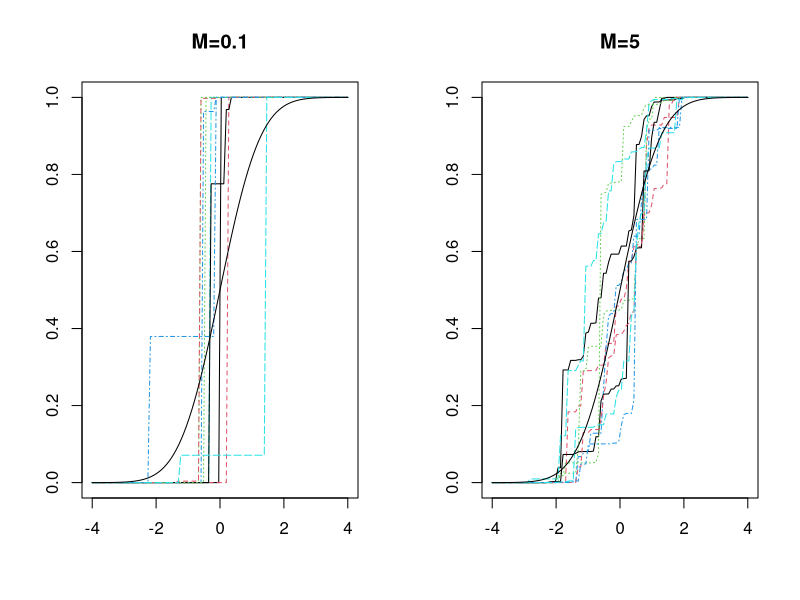
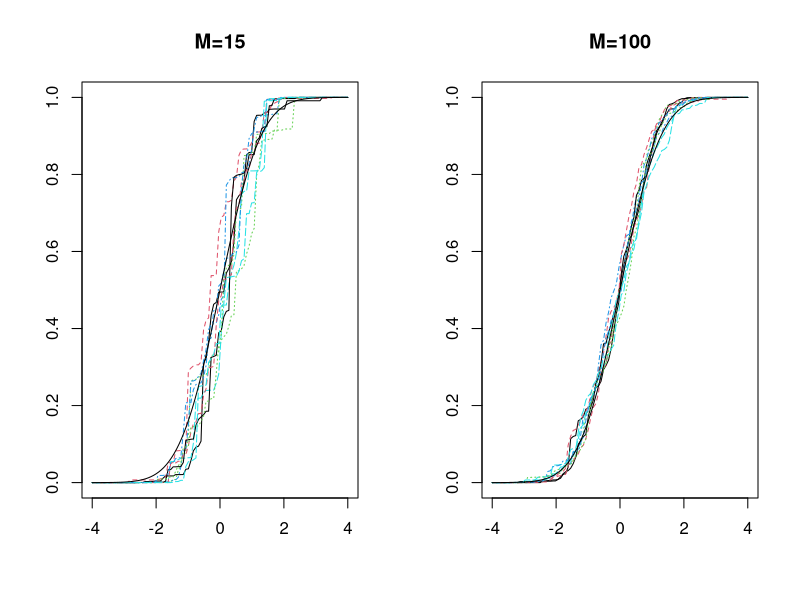
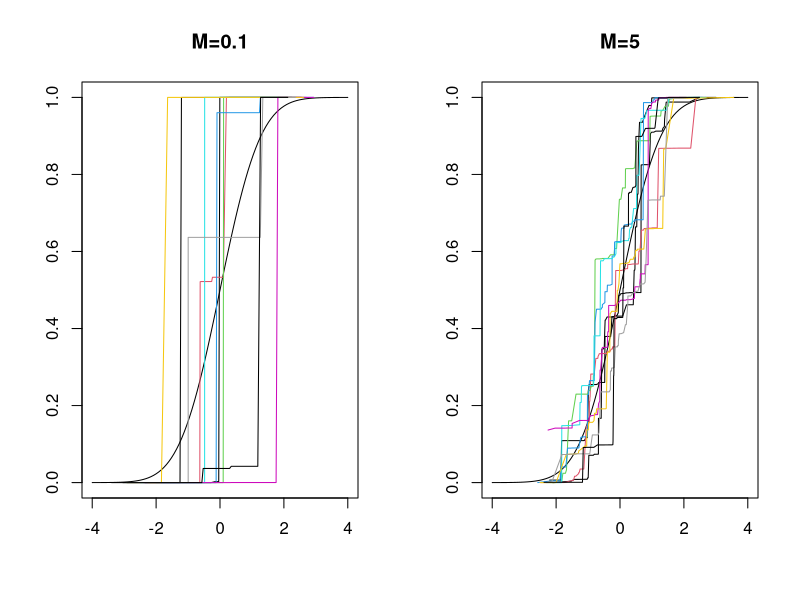
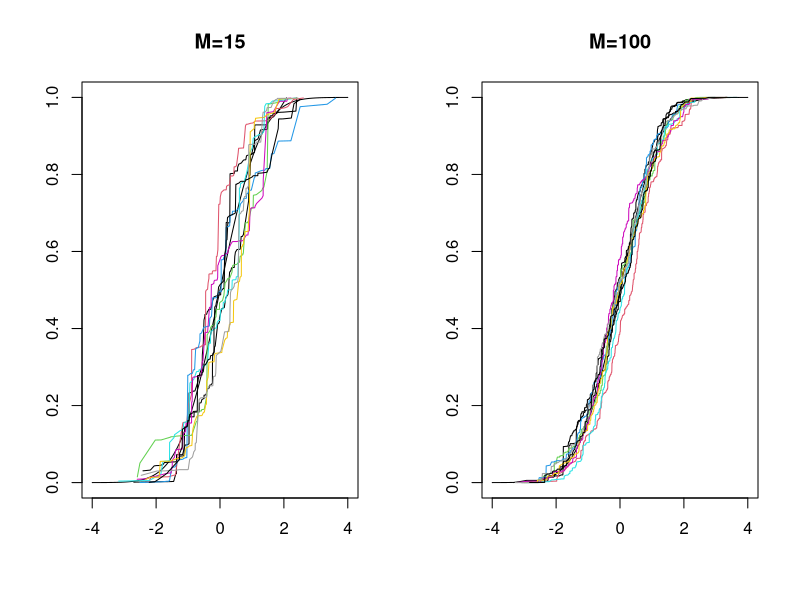
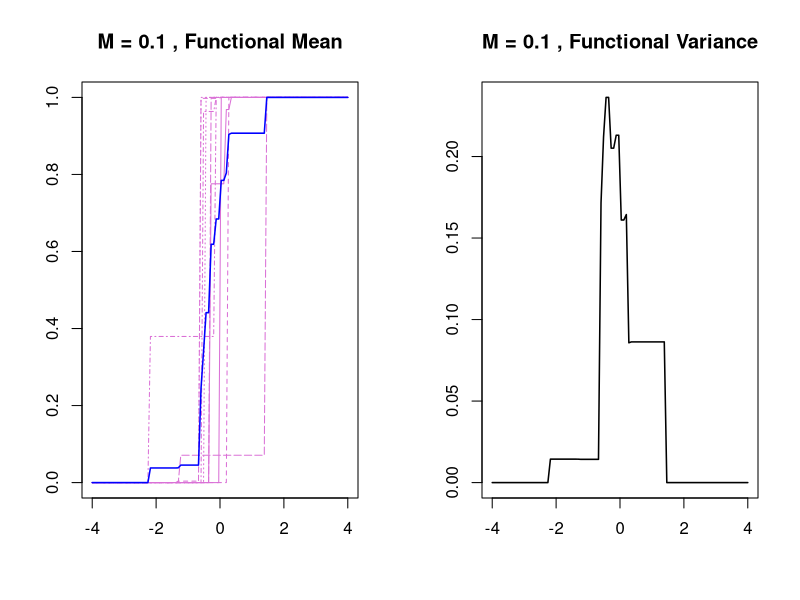
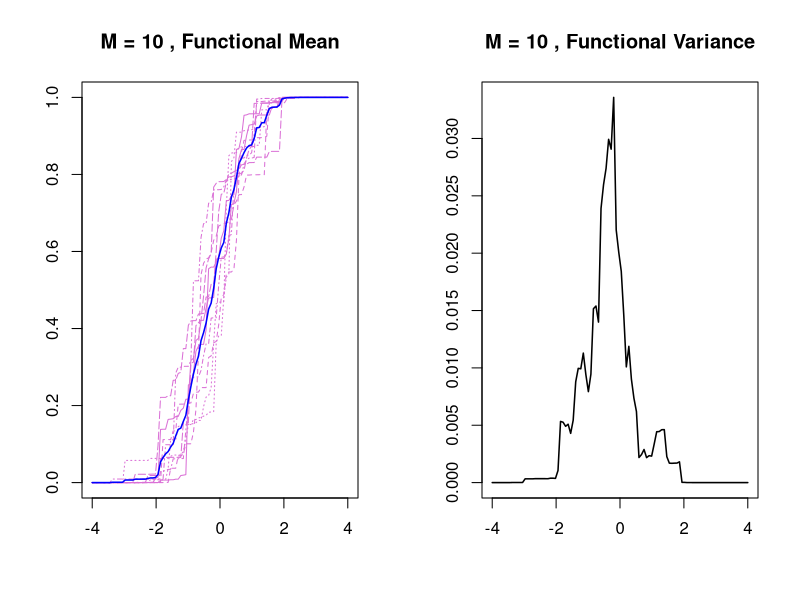
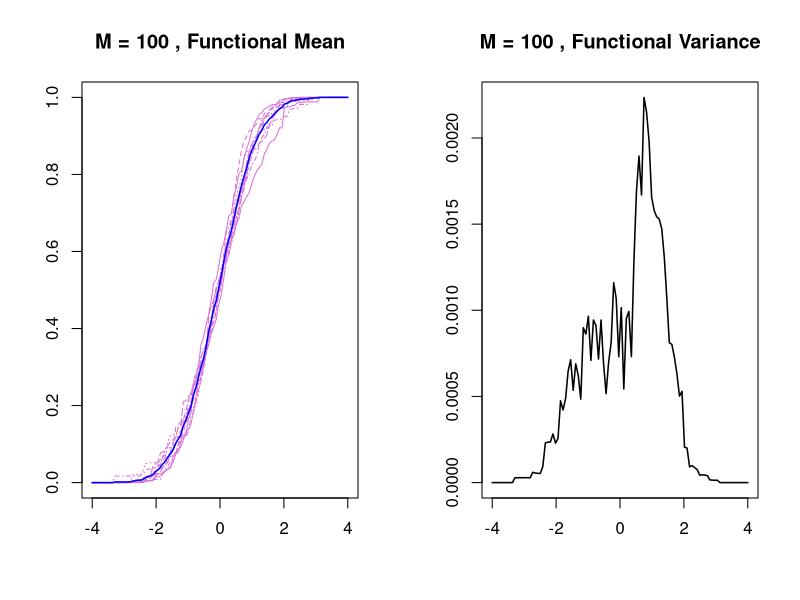
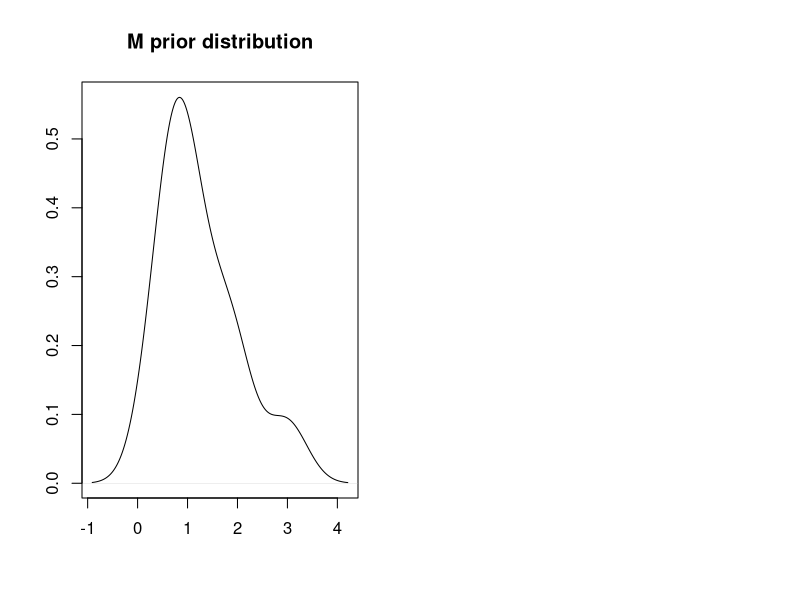

R code for these plots, in order:
## ---- chunk 1
knitr::opts_chunk$set(echo = TRUE)
require(MCMCpack)
## ---- chunk 2
sample.dir.prior <- function(samples=5, nn=50, M=5, m=0, s=1) {
  
  ### Interval Bound
  bound = max(m-4*s, m+4*s)
  ### Discretization of the space
  x = seq(-bound, bound, length=nn+1)
  
  ### probability measure for each interval     
  y = c()
  y[1] = pnorm(x[1], m, s)
  for(i in 2:(nn+1)) {
    y[i] = pnorm(x[i], m, s)-pnorm(x[i-1], m, s)
  }
  y = c(y, 1-pnorm(x[nn+1], m, s))
  
  ### creating the non-negative measures
  param = M*y
  
  ### sampling from the dirichlet distribution
  sdir = rdirichlet(samples, param) 
  ### Generating the CDF
  draw = apply(t(sdir), 2, cumsum)
  return(list(draw, bound))
}
## ---- chunk 3
set.seed(123)
samples = 10
nn = 100

par(mfrow=c(1,2))
draws = sample.dir.prior(samples = samples, nn=nn, M=0.1, m=0, s=1)
results = matrix(unlist(draws[1]), ncol = samples)
xx =  seq(-draws[[2]],draws[[2]], length=nn+2)
matplot(xx, results, col=1:5, type="l", ylim=c(0,1), xlab="", ylab="")
curve(pnorm(x), add=T)
title("M=0.1")

draws = sample.dir.prior(samples = samples, nn=nn, M=5, m=0, s=1)
results = matrix(unlist(draws[1]), ncol = samples)
xx =  seq(-draws[[2]],draws[[2]], length=nn+2)
matplot(xx, results, col=1:5, type="l", ylim=c(0,1), xlab="", ylab="")
curve(pnorm(x), add=T)
title("M=5")

par(mfrow=c(1,2))
draws = sample.dir.prior(samples = samples, nn=nn, M=15, m=0, s=1)
results = matrix(unlist(draws[1]), ncol = samples)
xx =  seq(-draws[[2]],draws[[2]], length=nn+2)
matplot(xx, results, col=1:5, type="l", ylim=c(0,1), xlab="", ylab="")
curve(pnorm(x), add=T)
title("M=15")

draws = sample.dir.prior(samples = samples, nn=nn, M=100, m=0, s=1)
results = matrix(unlist(draws[1]), ncol = samples)
xx =  seq(-draws[[2]],draws[[2]], length=nn+2)
matplot(xx, results, col=1:5, type="l", ylim=c(0,1), xlab="", ylab="")
curve(pnorm(x), add=T)
title("M=100")
## ---- chunk 4
sim.dirichlet.process <- function(nn=1000, M = 1) {
  theta_vec <- rnorm(nn, 0, 1)
  
  ### Generating weights
  z <- rbeta(nn, 1, M)
  log_z  <- log(z)
  S_log <- c(0 , cumsum(log((1 - z)))[-nn])
  log_w <- log_z + S_log
  w <- exp(log_w)
  return(list(theta_vec = theta_vec, w = w))
}
## ---- chunk 5
par(mfrow=c(1,2))
set.seed(1234)
results <- sim.dirichlet.process(nn = 100, M = 0.1)
plot(results$theta_vec[order(results$theta_vec)],
     cumsum(results$w[order(results$theta_vec)]), type="l", xlab="", ylab="",
     ylim=c(0,1), xlim=c(-4,4))
curve(pnorm(x), add=T)
title("M=0.1")
for (i in 1:9) {
  results <- sim.dirichlet.process(nn = 100, M = 0.1)
  lines(results$theta_vec[order(results$theta_vec)],
     cumsum(results$w[order(results$theta_vec)]), type="l", col=i)
}

results <- sim.dirichlet.process(nn = 100, M = 5)
plot(results$theta_vec[order(results$theta_vec)],
     cumsum(results$w[order(results$theta_vec)]), type="l", xlab="", ylab="",
     ylim=c(0,1), xlim=c(-4,4))
curve(pnorm(x), add=T)
title("M=5")
for (i in 1:9) {
  results <- sim.dirichlet.process(nn = 100, M = 5)
  lines(results$theta_vec[order(results$theta_vec)],
     cumsum(results$w[order(results$theta_vec)]), type="l", col=i)
}

par(mfrow=c(1,2))
results <- sim.dirichlet.process(nn = 100, M = 15)
plot(results$theta_vec[order(results$theta_vec)],
     cumsum(results$w[order(results$theta_vec)]), type="l", xlab="", ylab="",
     ylim=c(0,1), xlim=c(-4,4))
curve(pnorm(x), add=T)
title("M=15")
for (i in 1:9) {
  results <- sim.dirichlet.process(nn = 100, M = 15)
  lines(results$theta_vec[order(results$theta_vec)],
     cumsum(results$w[order(results$theta_vec)]), type="l", col=i)
}

results <- sim.dirichlet.process(nn = 1000, M = 100)
plot(results$theta_vec[order(results$theta_vec)],
     cumsum(results$w[order(results$theta_vec)]), type="l", xlab="", ylab="",
     ylim=c(0,1), xlim=c(-4,4))
curve(pnorm(x), add=T)
title("M=100")
for (i in 1:9) {
  results <- sim.dirichlet.process(nn = 1000, M = 100)
  lines(results$theta_vec[order(results$theta_vec)],
     cumsum(results$w[order(results$theta_vec)]), type="l", col=i)
}
## ---- chunk 6
set.seed(123)
samples = 10
nn = 100

par(mfrow=c(1,2))
draws = sample.dir.prior(samples = samples, nn=nn, M=0.1, m=0, s=1)
results = matrix(unlist(draws[1]), ncol = samples)
xx =  seq(-draws[[2]],draws[[2]], length=nn+2)
matplot(xx, results, col="orchid", type="l", ylim=c(0,1), xlab="", ylab="")
mean.fun = apply(results, 1, mean)
var.fun = apply(results, 1, var)
lines(xx, mean.fun, type="l", col="blue",lwd=1.5)
title("M = 0.1 , Functional Mean")
plot(xx, var.fun, type="l", col="black", lwd=1.5, xlab="", ylab="")
title("M = 0.1 , Functional Variance")

par(mfrow=c(1,2))
draws = sample.dir.prior(samples = samples, nn=nn, M=10, m=0, s=1)
results = matrix(unlist(draws[1]), ncol = samples)
xx =  seq(-draws[[2]],draws[[2]], length=nn+2)
matplot(xx, results, col="orchid", type="l", ylim=c(0,1), xlab="", ylab="")
mean.fun = apply(results, 1, mean)
var.fun = apply(results, 1, var)
lines(xx, mean.fun, type="l", col="blue",lwd=1.5)
title("M = 10 , Functional Mean")
plot(xx, var.fun, type="l", col="black", lwd=1.5, xlab="", ylab="")
title("M = 10 , Functional Variance")

par(mfrow=c(1,2))
draws = sample.dir.prior(samples = samples, nn=nn, M=100, m=0, s=1)
results = matrix(unlist(draws[1]), ncol = samples)
xx =  seq(-draws[[2]],draws[[2]], length=nn+2)
matplot(xx, results, col="orchid", type="l", ylim=c(0,1), xlab="", ylab="")
mean.fun = apply(results, 1, mean)
var.fun = apply(results, 1, var)
lines(xx, mean.fun, type="l", col="blue",lwd=1.5)
title("M = 100 , Functional Mean")
plot(xx, var.fun, type="l", col="black", lwd=1.5, xlab="", ylab="")
title("M = 100 , Functional Variance")
## ---- chunk 7
set.seed(1234567)
samples = 10
nn = 100

M.prior = rgamma(1,3,3)
prior.vec = M.prior
draws = sample.dir.prior(samples = 1, nn=nn, M=M.prior, m=0, s=1)
results = matrix(unlist(draws[1]), ncol = 1)

for (i in 1:samples) {
  M.prior = rgamma(1,3,3)
  prior.vec = c(prior.vec, M.prior)
  draws = sample.dir.prior(samples = 1, nn=nn, M=M.prior, m=0, s=1)
  new.results = matrix(unlist(draws[1]), ncol = 1)
  results = cbind(results, new.results)
}

cat("Mean of the prior distribution M:", mean(prior.vec))
plot(density(prior.vec), type="l", xlab="", ylab="", main="M prior distribution")

par(mfrow=c(1,2))
matplot(xx, results, col="orchid", type="l", ylim=c(0,1), xlab="", ylab="")
mean.fun = apply(results, 1, mean)
lines(xx, mean.fun, type="l", col="blue",lwd=2)
curve(pnorm(x), add=T, col="red")
title("M ~ Gamma(3,3)")

draws = sample.dir.prior(samples = samples, nn=nn, M=1, m=0, s=1)
results = matrix(unlist(draws[1]), ncol = samples)
xx =  seq(-draws[[2]],draws[[2]], length=nn+2)
matplot(xx, results, col="orchid", type="l", ylim=c(0,1), xlab="", ylab="")
mean.fun = apply(results, 1, mean)
lines(xx, mean.fun, type="l", col="blue",lwd=2)
curve(pnorm(x), add=T, col="red")
title("M = 1")
## ---- chunk 8
sample.dir.post <- function(samples=5, data, nn=1000, M=5, m=0, s=1) {
  ### Sorting the dataset, useful for the counter
  data = sort(data)
  ### Bound of the interval
  bound = max(c(max(abs(data)), m-4*s, m+4*s)) 
  x = seq(-bound, bound, length=nn+1)
  ### Vector that counts the points
  data_vec = rep(0, nn+2)
  
  ### Counting the number of points in each interval     
  j = 1
  for(i in 1:(nn+1)) {
    while((data[j] <= x[i]) & (j <= length(data))) {
      data_vec[i] = data_vec[i] + 1
      j = j + 1
    } 
  }
  
  ### Vector of probability measures
  y = c()
  y[1] = pnorm(x[1], m, s)
  for(i in 2:(nn+1)) {
    y[i] = pnorm(x[i], m, s)-pnorm(x[i-1], m, s)
  }
  y = c(y, 1-pnorm(x[nn+1], m, s))
  
  ### Parameters of the Dirichlet distribution
  param = M*y + data_vec
  
  ### Sampling from the Dirichlet distribution
  sdir = rdirichlet(samples, param)
  
  ### Matrix of cdf
  draw = apply(t(sdir), 2, cumsum)
  return(list(draw, bound))
}
## ---- chunk 9
set.seed(123)
ss1 = rnorm(20)
ss2 = rnorm(200)

### n_sample=20
shapiro.test(ss1)

### n_sample=200
shapiro.test(ss2)

par(mfrow=c(1,2))
qqnorm(ss1)
qqline(ss1)

qqnorm(ss2)
qqline(ss2)


par(mfrow=c(1,2))
hist(ss1, prob=T, xlab="", ylab="", main="n_sample=20")
hist(ss2, prob=T, xlab="", ylab="", main="n_sample=200")
## ---- chunk 10
cat("mean n_sample=20:", mean(ss1))
cat("variance n_sample=20:", sd(ss1))

cat("mean n_sample=200:", mean(ss2))
cat("variance n_sample=200:", sd(ss2))

## ---- chunk 11
### n_sample=20 from a N(0,1) distribution
### nn=100 discretization of the DP
### samples=10 are the posterior distributions generated from the DP
nn = 100
samples = 10

par(mfrow=c(1,2))
draws = sample.dir.post(samples = samples, nn=nn, data=ss1, 
                        M=5, m=mean(ss1), s=sd(ss1))
result1 = matrix(unlist(draws[1]), ncol = samples)
xx =  seq(-draws[[2]],draws[[2]], length=nn+2)
matplot(xx, result1, col=1:10, type="l", ylim=c(0,1), main="n=20, M=5")
curve(pnorm(x), add=T, col="orchid")

draws = sample.dir.post(samples = samples, nn=nn, data=ss1, 
                        M=100, m=mean(ss1), s=sd(ss1))
result2 = matrix(unlist(draws[1]), ncol = samples)
xx =  seq(-draws[[2]],draws[[2]], length=nn+2)
matplot(xx, result2, col=1:10, type="l", ylim=c(0,1), main="n=20, M=100")
curve(pnorm(x), add=T, col="orchid")
## ---- chunk 12
par(mfrow=c(1,2))
mean.fun1 = apply(result1, 1, mean)
CI.fun1 = apply(result1, 1, quantile, probs=c(0.025,0.975))
plot(xx, mean.fun1, type="l", col="darkblue",lwd=1.5, xlab="", ylab="")
title("n=20, M = 1, Mean and CI")
lines(xx, CI.fun1[1,], type="l", col="red", lwd=1.5, xlab="", ylab="")
lines(xx, CI.fun1[2,], type="l", col="red", lwd=1.5, xlab="", ylab="")


mean.fun2 = apply(result2, 1, mean)
CI.fun2 = apply(result2, 1, quantile, probs=c(0.025,0.975))
plot(xx, mean.fun2, type="l", col="darkblue",lwd=1.5, xlab="", ylab="")
title("n=20, M = 100 , Mean and CI")
lines(xx, CI.fun2[1,], type="l", col="red", lwd=1.5, xlab="", ylab="")
lines(xx, CI.fun2[2,], type="l", col="red", lwd=1.5, xlab="", ylab="")
## ---- chunk 13
### n_sample=200 from a N(0,1) distribution
### nn=100 discretization of the DP
### samples=10 are the posterior distributions generated from the DP
nn = 100
samples = 10

par(mfrow=c(1,2))
draws = sample.dir.post(samples = samples, nn=nn, data=ss2, 
                        M=5, m=mean(ss2), s=sd(ss2))
result1 = matrix(unlist(draws[1]), ncol = samples)
xx =  seq(-draws[[2]],draws[[2]], length=nn+2)
matplot(xx, result1, col=1:10, type="l", ylim=c(0,1), main="n=200, M=5")
curve(pnorm(x), add=T, col="orchid")

draws = sample.dir.post(samples = samples, nn=nn, data=ss2, 
                        M=100, m=mean(ss2), s=sd(ss2))
result2 = matrix(unlist(draws[1]), ncol = samples)
xx =  seq(-draws[[2]],draws[[2]], length=nn+2)
matplot(xx, result2, col=1:10, type="l", ylim=c(0,1), main="n=200, M=100")
curve(pnorm(x), add=T, col="orchid")
## ---- chunk 14
par(mfrow=c(1,2))
mean.fun1 = apply(result1, 1, mean)
CI.fun1 = apply(result1, 1, quantile, probs=c(0.025,0.975))
plot(xx, mean.fun1, type="l", col="darkblue",lwd=1.5, xlab="", ylab="")
title("n=200, M = 1, Mean and CI")
lines(xx, CI.fun1[1,], type="l", col="red", lwd=1.5, xlab="", ylab="")
lines(xx, CI.fun1[2,], type="l", col="red", lwd=1.5, xlab="", ylab="")

mean.fun2 = apply(result2, 1, mean)
CI.fun2 = apply(result2, 1, quantile, probs=c(0.025,0.975))
plot(xx, mean.fun2, type="l", col="darkblue",lwd=1.5, xlab="", ylab="")
title("n=200, M = 100 , Mean and CI")
lines(xx, CI.fun2[1,], type="l", col="red", lwd=1.5, xlab="", ylab="")
lines(xx, CI.fun2[2,], type="l", col="red", lwd=1.5, xlab="", ylab="")
## ---- chunk 15
rmix = function(n,pi,mu,s){
  z = sample(1:length(pi),prob=pi,size=n,replace=TRUE)
  x = rnorm(n,mu[z],s[z])
  return(x)
}

set.seed(123)
ss1 = rmix(n=20, pi=c(0.5, 0.3, 0.2), 
         mu=c(2.5, 0.5, 1.5), s=c(0.5, 0.7, 2))

ss2 = rmix(n=200, pi=c(0.5, 0.3, 0.2), 
         mu=c(2.5, 0.5, 1.5), s=c(0.5, 0.7, 2))

### This dataset will be used to generate the "real" cdf of the finite mixture
ss3 = rmix(n=20000, pi=c(0.5, 0.3, 0.2), 
         mu=c(2.5, 0.5, 1.5), s=c(0.5, 0.7, 2))

### "real" distribution
par(mfrow=c(1,2))
plot(density(ss3), xlab="", ylab="", main="Mixture Density", lwd=1.5)
plot(sort(ss3),1:20000/20000, lwd=1.5, type="l", main="Mixture Distribution",
     xlab="", ylab="")

## ---- chunk 16
### n_sample=20 from the mixture, nn=100 discretization of the DP, 
### samples=5 are the posterior distribution generated from the DP
nn = 100
samples = 10

par(mfrow=c(1,2))
draws = sample.dir.post(samples = samples, nn=nn, data=ss1, 
                        M=5, m=mean(ss1), s=sd(ss1))
result1 = matrix(unlist(draws[1]), ncol = samples)
xx =  seq(-draws[[2]],draws[[2]], length=nn+2)
matplot(xx, result1, col="orchid", type="l", ylim=c(0,1), main="n=20, M=5",
        xlab="", ylab="")
lines(sort(ss3),1:20000/20000, col="darkblue", lwd=1.5)

draws = sample.dir.post(samples = samples, nn=nn, data=ss1, 
                        M=100, m=mean(ss1), s=sd(ss1))
result2 = matrix(unlist(draws[1]), ncol = samples)
xx =  seq(-draws[[2]],draws[[2]], length=nn+2)
matplot(xx, result2, col="orchid", type="l", ylim=c(0,1), main="n=20, M=100",
        xlab="", ylab="")
lines(sort(ss3),1:20000/20000, col="darkblue", lwd=1.5)
## ---- chunk 17
par(mfrow=c(1,2))
mean.fun1 = apply(result1, 1, median)
CI.fun1 = apply(result1, 1, quantile, probs=c(0.025,0.975))
plot(xx, mean.fun1, type="l", col="darkblue",lwd=1.5, xlab="", ylab="")
title("n=20, M = 5, Mean and CI")
lines(xx, CI.fun1[1,], type="l", col="red", lwd=1, xlab="", ylab="")
lines(xx, CI.fun1[2,], type="l", col="red", lwd=1, xlab="", ylab="")

mean.fun2 = apply(result2, 1, median)
CI.fun2 = apply(result2, 1, quantile, probs=c(0.025,0.975))
plot(xx, mean.fun2, type="l", col="darkblue",lwd=1.5, xlab="", ylab="")
title("n=20, M = 100 , Mean and CI")
lines(xx, CI.fun2[1,], type="l", col="red", lwd=1, xlab="", ylab="")
lines(xx, CI.fun2[2,], type="l", col="red", lwd=1, xlab="", ylab="")
## ---- chunk 18
### n_sample=200 from the mixture, nn=10 discretization of the DP, 
### samples=5 are the posterior distribution generated from the DP
nn = 100
samples = 10

par(mfrow=c(1,2))
draws = sample.dir.post(samples = samples, nn=nn, data=ss2, 
                        M=5, m=mean(ss2), s=sd(ss2))
result1 = matrix(unlist(draws[1]), ncol = samples)
xx =  seq(-draws[[2]],draws[[2]], length=nn+2)
matplot(xx, result1, col="orchid", type="l", ylim=c(0,1), main="n=200, M=5",
        xlab="", ylab="")
lines(sort(ss3),1:20000/20000, col="darkblue", lwd=1.5)

draws = sample.dir.post(samples = samples, nn=nn, data=ss2, 
                        M=100, m=mean(ss2), s=sd(ss2))
result2 = matrix(unlist(draws[1]), ncol = samples)
xx =  seq(-draws[[2]],draws[[2]], length=nn+2)
matplot(xx, result2, col="orchid", type="l", ylim=c(0,1), main="n=200, M=100",
        xlab="", ylab="")
lines(sort(ss3),1:20000/20000, col="darkblue", lwd=1.5)
## ---- chunk 19
par(mfrow=c(1,2))
mean.fun1 = apply(result1, 1, median)
CI.fun1 = apply(result1, 1, quantile, probs=c(0.025,0.975))
plot(xx, mean.fun1, type="l", col="darkblue",lwd=1.5, xlab="", ylab="")
title("n=200, M = 5, Mean and CI")
lines(xx, CI.fun1[1,], type="l", col="red", lwd=1, xlab="", ylab="")
lines(xx, CI.fun1[2,], type="l", col="red", lwd=1, xlab="", ylab="")


mean.fun2 = apply(result2, 1, median)
CI.fun2 = apply(result2, 1, quantile, probs=c(0.025,0.975))
plot(xx, mean.fun2, type="l", col="darkblue",lwd=1.5, xlab="", ylab="")
title("n=200, M = 100 , Mean and CI")
lines(xx, CI.fun2[1,], type="l", col="red", lwd=1, xlab="", ylab="")
lines(xx, CI.fun2[2,], type="l", col="red", lwd=1, xlab="", ylab="")
